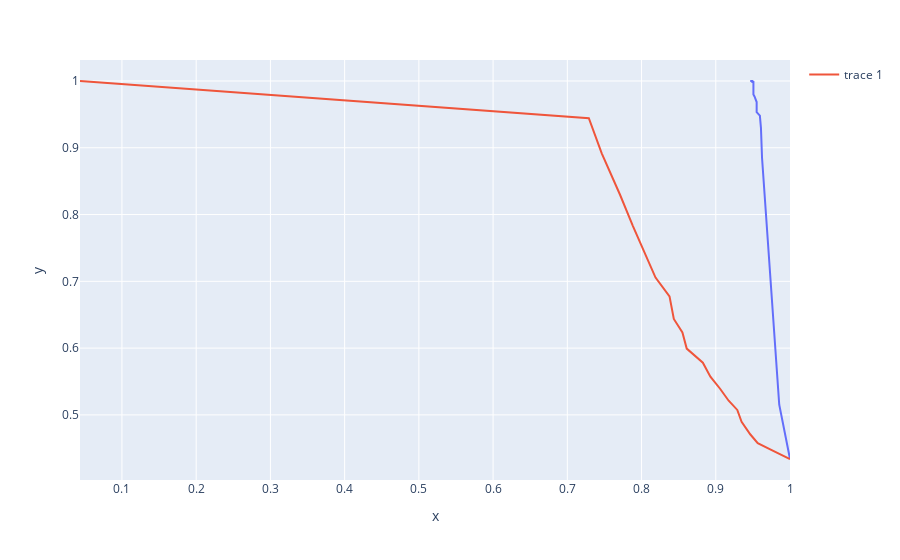

Notebook code for this chart:
### Code cell
fig = go.Figure()

fig.add_scatter(x=metrics_ks["recall"], y=metrics_ks["precision"])
fig.add_scatter(x=metrics_lof["recall"], y=metrics_lof["precision"])
